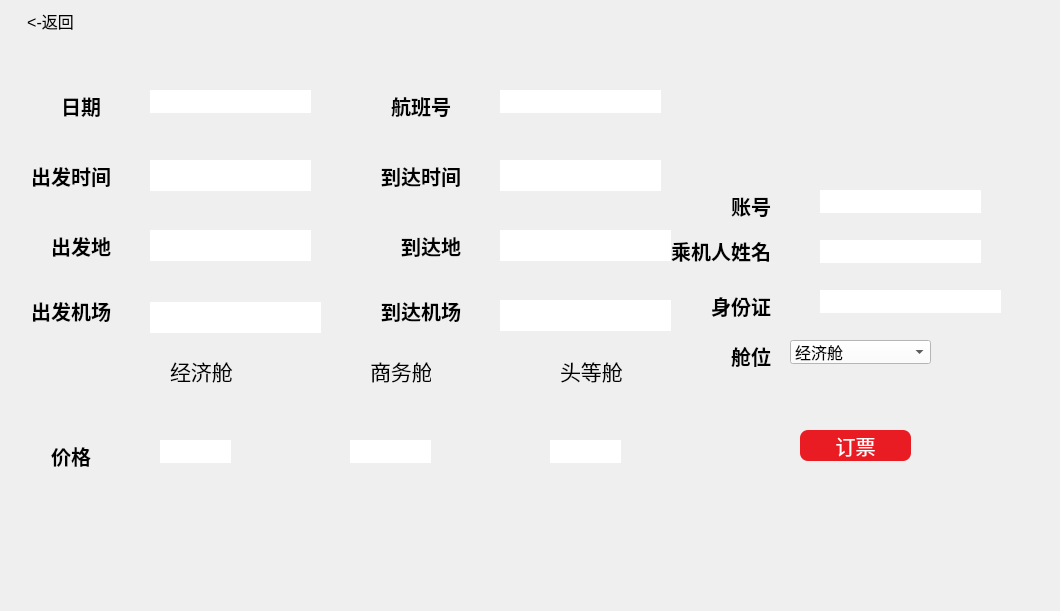
<?xml version="1.0" encoding="UTF-8"?>
<ui version="4.0">
 <class>Customor_DingPao</class>
 <widget class="QWidget" name="Customor_DingPao">
  <property name="geometry">
   <rect>
    <x>0</x>
    <y>0</y>
    <width>1060</width>
    <height>611</height>
   </rect>
  </property>
  <property name="windowTitle">
   <string>Form</string>
  </property>
  <widget class="QLabel" name="label_8">
   <property name="geometry">
    <rect>
     <x>460</x>
     <y>220</y>
     <width>221</width>
     <height>51</height>
    </rect>
   </property>
   <property name="styleSheet">
    <string notr="true">image: url(:/img/icon.10.png);</string>
   </property>
   <property name="text">
    <string/>
   </property>
  </widget>
  <widget class="QLabel" name="label_15">
   <property name="geometry">
    <rect>
     <x>370</x>
     <y>160</y>
     <width>91</width>
     <height>31</height>
    </rect>
   </property>
   <property name="font">
    <font>
     <family>幼圆</family>
     <pointsize>15</pointsize>
     <bold>true</bold>
    </font>
   </property>
   <property name="text">
    <string>到达时间</string>
   </property>
   <property name="alignment">
    <set>Qt::AlignmentFlag::AlignRight|Qt::AlignmentFlag::AlignTrailing|Qt::AlignmentFlag::AlignVCenter</set>
   </property>
  </widget>
  <widget class="QLabel" name="label_12">
   <property name="geometry">
    <rect>
     <x>110</x>
     <y>150</y>
     <width>211</width>
     <height>51</height>
    </rect>
   </property>
   <property name="styleSheet">
    <string notr="true">image: url(:/img/icon.10.png);</string>
   </property>
   <property name="text">
    <string/>
   </property>
  </widget>
  <widget class="QPushButton" name="pushButton">
   <property name="geometry">
    <rect>
     <x>800</x>
     <y>430</y>
     <width>111</width>
     <height>31</height>
    </rect>
   </property>
   <property name="font">
    <font>
     <family>幼圆</family>
     <pointsize>15</pointsize>
    </font>
   </property>
   <property name="styleSheet">
    <string notr="true">QPushButton { 
background-color: rgb(233, 28, 35); 
border-radius: 8px;
 color: rgb(255, 255, 255);
 } 
QPushButton:hover { background-color:rgb(255, 32, 36); }
</string>
   </property>
   <property name="text">
    <string>订票</string>
   </property>
   <property name="icon">
    <iconset theme="audio-card"/>
   </property>
   <property name="checkable">
    <bool>false</bool>
   </property>
   <property name="checked">
    <bool>false</bool>
   </property>
   <property name="autoDefault">
    <bool>false</bool>
   </property>
   <property name="default">
    <bool>false</bool>
   </property>
  </widget>
  <widget class="QLabel" name="label_7">
   <property name="geometry">
    <rect>
     <x>40</x>
     <y>230</y>
     <width>71</width>
     <height>31</height>
    </rect>
   </property>
   <property name="font">
    <font>
     <family>幼圆</family>
     <pointsize>15</pointsize>
     <bold>true</bold>
    </font>
   </property>
   <property name="text">
    <string>出发地</string>
   </property>
   <property name="alignment">
    <set>Qt::AlignmentFlag::AlignRight|Qt::AlignmentFlag::AlignTrailing|Qt::AlignmentFlag::AlignVCenter</set>
   </property>
  </widget>
  <widget class="QLabel" name="label">
   <property name="geometry">
    <rect>
     <x>113</x>
     <y>350</y>
     <width>561</width>
     <height>121</height>
    </rect>
   </property>
   <property name="whatsThis">
    <string>&lt;html&gt;&lt;head/&gt;&lt;body&gt;&lt;p&gt;&lt;img src=&quot;:/img/icon.8.png&quot;/&gt;&lt;/p&gt;&lt;/body&gt;&lt;/html&gt;</string>
   </property>
   <property name="styleSheet">
    <string notr="true"/>
   </property>
   <property name="text">
    <string/>
   </property>
  </widget>
  <widget class="QLabel" name="label_4">
   <property name="geometry">
    <rect>
     <x>50</x>
     <y>440</y>
     <width>41</width>
     <height>31</height>
    </rect>
   </property>
   <property name="font">
    <font>
     <family>幼圆</family>
     <pointsize>15</pointsize>
     <bold>true</bold>
    </font>
   </property>
   <property name="text">
    <string>价格</string>
   </property>
   <property name="alignment">
    <set>Qt::AlignmentFlag::AlignRight|Qt::AlignmentFlag::AlignTrailing|Qt::AlignmentFlag::AlignVCenter</set>
   </property>
  </widget>
  <widget class="QLabel" name="label_9">
   <property name="geometry">
    <rect>
     <x>390</x>
     <y>230</y>
     <width>71</width>
     <height>31</height>
    </rect>
   </property>
   <property name="font">
    <font>
     <family>幼圆</family>
     <pointsize>15</pointsize>
     <bold>true</bold>
    </font>
   </property>
   <property name="text">
    <string>到达地</string>
   </property>
   <property name="alignment">
    <set>Qt::AlignmentFlag::AlignRight|Qt::AlignmentFlag::AlignTrailing|Qt::AlignmentFlag::AlignVCenter</set>
   </property>
  </widget>
  <widget class="QLineEdit" name="lineEditLauTime">
   <property name="enabled">
    <bool>false</bool>
   </property>
   <property name="geometry">
    <rect>
     <x>150</x>
     <y>160</y>
     <width>161</width>
     <height>31</height>
    </rect>
   </property>
   <property name="font">
    <font>
     <family>华文中宋</family>
     <pointsize>14</pointsize>
    </font>
   </property>
   <property name="styleSheet">
    <string notr="true">border:none</string>
   </property>
   <property name="alignment">
    <set>Qt::AlignmentFlag::AlignLeading|Qt::AlignmentFlag::AlignLeft|Qt::AlignmentFlag::AlignVCenter</set>
   </property>
  </widget>
  <widget class="QLabel" name="label_13">
   <property name="geometry">
    <rect>
     <x>460</x>
     <y>150</y>
     <width>221</width>
     <height>51</height>
    </rect>
   </property>
   <property name="styleSheet">
    <string notr="true">image: url(:/img/icon.10.png);</string>
   </property>
   <property name="text">
    <string/>
   </property>
  </widget>
  <widget class="QLabel" name="label_14">
   <property name="geometry">
    <rect>
     <x>20</x>
     <y>160</y>
     <width>91</width>
     <height>31</height>
    </rect>
   </property>
   <property name="font">
    <font>
     <family>幼圆</family>
     <pointsize>15</pointsize>
     <bold>true</bold>
    </font>
   </property>
   <property name="text">
    <string>出发时间</string>
   </property>
   <property name="alignment">
    <set>Qt::AlignmentFlag::AlignRight|Qt::AlignmentFlag::AlignTrailing|Qt::AlignmentFlag::AlignVCenter</set>
   </property>
  </widget>
  <widget class="QLabel" name="label_2">
   <property name="geometry">
    <rect>
     <x>103</x>
     <y>380</y>
     <width>581</width>
     <height>131</height>
    </rect>
   </property>
   <property name="sizePolicy">
    <sizepolicy hsizetype="Ignored" vsizetype="Ignored">
     <horstretch>0</horstretch>
     <verstretch>0</verstretch>
    </sizepolicy>
   </property>
   <property name="whatsThis">
    <string>&lt;html&gt;&lt;head/&gt;&lt;body&gt;&lt;p&gt;&lt;img src=&quot;:/img/icon.8.png&quot;/&gt;&lt;/p&gt;&lt;/body&gt;&lt;/html&gt;</string>
   </property>
   <property name="styleSheet">
    <string notr="true">image: url(:/img/icon.8.png);</string>
   </property>
   <property name="text">
    <string/>
   </property>
   <property name="scaledContents">
    <bool>true</bool>
   </property>
  </widget>
  <widget class="QLabel" name="label_10">
   <property name="geometry">
    <rect>
     <x>110</x>
     <y>80</y>
     <width>211</width>
     <height>51</height>
    </rect>
   </property>
   <property name="styleSheet">
    <string notr="true">image: url(:/img/icon.10.png);</string>
   </property>
   <property name="text">
    <string/>
   </property>
  </widget>
  <widget class="QLineEdit" name="lineEditPrice3">
   <property name="enabled">
    <bool>false</bool>
   </property>
   <property name="geometry">
    <rect>
     <x>550</x>
     <y>440</y>
     <width>71</width>
     <height>23</height>
    </rect>
   </property>
   <property name="font">
    <font>
     <family>幼圆</family>
     <pointsize>14</pointsize>
    </font>
   </property>
   <property name="styleSheet">
    <string notr="true">border:none</string>
   </property>
   <property name="alignment">
    <set>Qt::AlignmentFlag::AlignCenter</set>
   </property>
  </widget>
  <widget class="QLabel" name="label_16">
   <property name="geometry">
    <rect>
     <x>460</x>
     <y>80</y>
     <width>221</width>
     <height>51</height>
    </rect>
   </property>
   <property name="styleSheet">
    <string notr="true">image: url(:/img/icon.9.png);</string>
   </property>
   <property name="text">
    <string/>
   </property>
  </widget>
  <widget class="QLabel" name="label_17">
   <property name="geometry">
    <rect>
     <x>360</x>
     <y>90</y>
     <width>91</width>
     <height>31</height>
    </rect>
   </property>
   <property name="font">
    <font>
     <family>幼圆</family>
     <pointsize>15</pointsize>
     <bold>true</bold>
    </font>
   </property>
   <property name="text">
    <string>航班号</string>
   </property>
   <property name="alignment">
    <set>Qt::AlignmentFlag::AlignRight|Qt::AlignmentFlag::AlignTrailing|Qt::AlignmentFlag::AlignVCenter</set>
   </property>
  </widget>
  <widget class="QLabel" name="label_5">
   <property name="geometry">
    <rect>
     <x>710</x>
     <y>340</y>
     <width>61</width>
     <height>31</height>
    </rect>
   </property>
   <property name="font">
    <font>
     <family>幼圆</family>
     <pointsize>15</pointsize>
     <bold>true</bold>
    </font>
   </property>
   <property name="text">
    <string>舱位</string>
   </property>
   <property name="alignment">
    <set>Qt::AlignmentFlag::AlignRight|Qt::AlignmentFlag::AlignTrailing|Qt::AlignmentFlag::AlignVCenter</set>
   </property>
  </widget>
  <widget class="QLabel" name="label_11">
   <property name="geometry">
    <rect>
     <x>10</x>
     <y>90</y>
     <width>91</width>
     <height>31</height>
    </rect>
   </property>
   <property name="font">
    <font>
     <family>幼圆</family>
     <pointsize>15</pointsize>
     <bold>true</bold>
    </font>
   </property>
   <property name="text">
    <string>日期</string>
   </property>
   <property name="alignment">
    <set>Qt::AlignmentFlag::AlignRight|Qt::AlignmentFlag::AlignTrailing|Qt::AlignmentFlag::AlignVCenter</set>
   </property>
  </widget>
  <widget class="QLineEdit" name="lineEditPrice2">
   <property name="enabled">
    <bool>false</bool>
   </property>
   <property name="geometry">
    <rect>
     <x>350</x>
     <y>440</y>
     <width>81</width>
     <height>23</height>
    </rect>
   </property>
   <property name="font">
    <font>
     <family>幼圆</family>
     <pointsize>14</pointsize>
    </font>
   </property>
   <property name="styleSheet">
    <string notr="true">border:none</string>
   </property>
   <property name="alignment">
    <set>Qt::AlignmentFlag::AlignCenter</set>
   </property>
  </widget>
  <widget class="QLabel" name="label_6">
   <property name="geometry">
    <rect>
     <x>110</x>
     <y>210</y>
     <width>211</width>
     <height>81</height>
    </rect>
   </property>
   <property name="styleSheet">
    <string notr="true">image: url(:/img/icon.9.png);</string>
   </property>
   <property name="text">
    <string/>
   </property>
  </widget>
  <widget class="QLineEdit" name="lineEditCode">
   <property name="enabled">
    <bool>false</bool>
   </property>
   <property name="geometry">
    <rect>
     <x>500</x>
     <y>90</y>
     <width>161</width>
     <height>23</height>
    </rect>
   </property>
   <property name="font">
    <font>
     <family>华文中宋</family>
     <pointsize>14</pointsize>
    </font>
   </property>
   <property name="styleSheet">
    <string notr="true">border:none</string>
   </property>
   <property name="alignment">
    <set>Qt::AlignmentFlag::AlignLeading|Qt::AlignmentFlag::AlignLeft|Qt::AlignmentFlag::AlignVCenter</set>
   </property>
  </widget>
  <widget class="QLabel" name="label_18">
   <property name="geometry">
    <rect>
     <x>680</x>
     <y>290</y>
     <width>91</width>
     <height>31</height>
    </rect>
   </property>
   <property name="font">
    <font>
     <family>幼圆</family>
     <pointsize>15</pointsize>
     <bold>true</bold>
    </font>
   </property>
   <property name="text">
    <string>身份证</string>
   </property>
   <property name="alignment">
    <set>Qt::AlignmentFlag::AlignRight|Qt::AlignmentFlag::AlignTrailing|Qt::AlignmentFlag::AlignVCenter</set>
   </property>
  </widget>
  <widget class="QLabel" name="label_22">
   <property name="geometry">
    <rect>
     <x>780</x>
     <y>280</y>
     <width>221</width>
     <height>51</height>
    </rect>
   </property>
   <property name="styleSheet">
    <string notr="true">image: url(:/img/icon.10.png);</string>
   </property>
   <property name="text">
    <string/>
   </property>
  </widget>
  <widget class="QLabel" name="label_23">
   <property name="geometry">
    <rect>
     <x>780</x>
     <y>230</y>
     <width>221</width>
     <height>51</height>
    </rect>
   </property>
   <property name="styleSheet">
    <string notr="true">image: url(:/img/icon.10.png);</string>
   </property>
   <property name="text">
    <string/>
   </property>
  </widget>
  <widget class="QLabel" name="label_20">
   <property name="geometry">
    <rect>
     <x>640</x>
     <y>230</y>
     <width>131</width>
     <height>41</height>
    </rect>
   </property>
   <property name="font">
    <font>
     <family>幼圆</family>
     <pointsize>15</pointsize>
     <bold>true</bold>
    </font>
   </property>
   <property name="text">
    <string>乘机人姓名</string>
   </property>
   <property name="alignment">
    <set>Qt::AlignmentFlag::AlignRight|Qt::AlignmentFlag::AlignTrailing|Qt::AlignmentFlag::AlignVCenter</set>
   </property>
  </widget>
  <widget class="QLineEdit" name="lineEditArrTime">
   <property name="enabled">
    <bool>false</bool>
   </property>
   <property name="geometry">
    <rect>
     <x>500</x>
     <y>160</y>
     <width>161</width>
     <height>31</height>
    </rect>
   </property>
   <property name="font">
    <font>
     <family>华文中宋</family>
     <pointsize>14</pointsize>
    </font>
   </property>
   <property name="styleSheet">
    <string notr="true">border:none</string>
   </property>
   <property name="alignment">
    <set>Qt::AlignmentFlag::AlignLeading|Qt::AlignmentFlag::AlignLeft|Qt::AlignmentFlag::AlignVCenter</set>
   </property>
  </widget>
  <widget class="QLineEdit" name="lineEditDate">
   <property name="enabled">
    <bool>false</bool>
   </property>
   <property name="geometry">
    <rect>
     <x>150</x>
     <y>90</y>
     <width>161</width>
     <height>23</height>
    </rect>
   </property>
   <property name="font">
    <font>
     <family>华文中宋</family>
     <pointsize>14</pointsize>
    </font>
   </property>
   <property name="styleSheet">
    <string notr="true">border:none</string>
   </property>
   <property name="alignment">
    <set>Qt::AlignmentFlag::AlignLeading|Qt::AlignmentFlag::AlignLeft|Qt::AlignmentFlag::AlignVCenter</set>
   </property>
  </widget>
  <widget class="QLineEdit" name="lineEditLauCity">
   <property name="enabled">
    <bool>false</bool>
   </property>
   <property name="geometry">
    <rect>
     <x>150</x>
     <y>230</y>
     <width>161</width>
     <height>31</height>
    </rect>
   </property>
   <property name="font">
    <font>
     <family>华文中宋</family>
     <pointsize>20</pointsize>
    </font>
   </property>
   <property name="styleSheet">
    <string notr="true">border:none</string>
   </property>
   <property name="alignment">
    <set>Qt::AlignmentFlag::AlignLeading|Qt::AlignmentFlag::AlignLeft|Qt::AlignmentFlag::AlignVCenter</set>
   </property>
  </widget>
  <widget class="QLineEdit" name="lineEditPrice1">
   <property name="enabled">
    <bool>false</bool>
   </property>
   <property name="geometry">
    <rect>
     <x>160</x>
     <y>440</y>
     <width>71</width>
     <height>23</height>
    </rect>
   </property>
   <property name="font">
    <font>
     <family>幼圆</family>
     <pointsize>14</pointsize>
    </font>
   </property>
   <property name="styleSheet">
    <string notr="true">border:none</string>
   </property>
   <property name="alignment">
    <set>Qt::AlignmentFlag::AlignCenter</set>
   </property>
  </widget>
  <widget class="QLineEdit" name="lineEditName">
   <property name="geometry">
    <rect>
     <x>820</x>
     <y>240</y>
     <width>161</width>
     <height>23</height>
    </rect>
   </property>
   <property name="font">
    <font>
     <family>幼圆</family>
     <pointsize>14</pointsize>
    </font>
   </property>
   <property name="styleSheet">
    <string notr="true">border:none</string>
   </property>
   <property name="alignment">
    <set>Qt::AlignmentFlag::AlignLeading|Qt::AlignmentFlag::AlignLeft|Qt::AlignmentFlag::AlignVCenter</set>
   </property>
  </widget>
  <widget class="QLineEdit" name="lineEditSfz">
   <property name="geometry">
    <rect>
     <x>820</x>
     <y>290</y>
     <width>181</width>
     <height>23</height>
    </rect>
   </property>
   <property name="font">
    <font>
     <family>幼圆</family>
     <pointsize>14</pointsize>
    </font>
   </property>
   <property name="styleSheet">
    <string notr="true">border:none</string>
   </property>
   <property name="alignment">
    <set>Qt::AlignmentFlag::AlignLeading|Qt::AlignmentFlag::AlignLeft|Qt::AlignmentFlag::AlignVCenter</set>
   </property>
  </widget>
  <widget class="QLineEdit" name="lineEditArrCity">
   <property name="enabled">
    <bool>false</bool>
   </property>
   <property name="geometry">
    <rect>
     <x>500</x>
     <y>230</y>
     <width>171</width>
     <height>31</height>
    </rect>
   </property>
   <property name="font">
    <font>
     <family>华文中宋</family>
     <pointsize>20</pointsize>
    </font>
   </property>
   <property name="styleSheet">
    <string notr="true">border:none</string>
   </property>
   <property name="alignment">
    <set>Qt::AlignmentFlag::AlignLeading|Qt::AlignmentFlag::AlignLeft|Qt::AlignmentFlag::AlignVCenter</set>
   </property>
  </widget>
  <widget class="QPushButton" name="pushButtonBack">
   <property name="geometry">
    <rect>
     <x>0</x>
     <y>0</y>
     <width>101</width>
     <height>41</height>
    </rect>
   </property>
   <property name="font">
    <font>
     <family>Microsoft YaHei UI</family>
     <pointsize>12</pointsize>
     <italic>false</italic>
     <bold>false</bold>
     <underline>false</underline>
     <strikeout>false</strikeout>
     <kerning>true</kerning>
    </font>
   </property>
   <property name="cursor">
    <cursorShape>ArrowCursor</cursorShape>
   </property>
   <property name="mouseTracking">
    <bool>true</bool>
   </property>
   <property name="styleSheet">
    <string notr="true">QPushButton { background-color: none; border-radius: 3px; color: black; } 
QPushButton:hover { background-color:rgb(233, 182, 163); }
</string>
   </property>
   <property name="text">
    <string>&lt;-返回</string>
   </property>
  </widget>
  <widget class="QLabel" name="label_3">
   <property name="geometry">
    <rect>
     <x>110</x>
     <y>180</y>
     <width>231</width>
     <height>131</height>
    </rect>
   </property>
   <property name="styleSheet">
    <string notr="true"/>
   </property>
   <property name="text">
    <string/>
   </property>
  </widget>
  <widget class="QComboBox" name="seat">
   <property name="geometry">
    <rect>
     <x>790</x>
     <y>340</y>
     <width>141</width>
     <height>24</height>
    </rect>
   </property>
   <property name="font">
    <font>
     <pointsize>12</pointsize>
    </font>
   </property>
   <property name="styleSheet">
    <string notr="true">background-color: rgb(253, 253, 253);</string>
   </property>
   <item>
    <property name="text">
     <string>经济舱</string>
    </property>
   </item>
   <item>
    <property name="text">
     <string>商务舱</string>
    </property>
   </item>
   <item>
    <property name="text">
     <string>头等舱</string>
    </property>
   </item>
  </widget>
  <widget class="QLabel" name="label_21">
   <property name="geometry">
    <rect>
     <x>170</x>
     <y>350</y>
     <width>71</width>
     <height>41</height>
    </rect>
   </property>
   <property name="font">
    <font>
     <family>幼圆</family>
     <pointsize>16</pointsize>
    </font>
   </property>
   <property name="text">
    <string>经济舱</string>
   </property>
  </widget>
  <widget class="QLabel" name="label_24">
   <property name="geometry">
    <rect>
     <x>370</x>
     <y>350</y>
     <width>61</width>
     <height>41</height>
    </rect>
   </property>
   <property name="font">
    <font>
     <family>幼圆</family>
     <pointsize>16</pointsize>
    </font>
   </property>
   <property name="text">
    <string>商务舱</string>
   </property>
  </widget>
  <widget class="QLabel" name="label_25">
   <property name="geometry">
    <rect>
     <x>560</x>
     <y>350</y>
     <width>71</width>
     <height>41</height>
    </rect>
   </property>
   <property name="font">
    <font>
     <family>幼圆</family>
     <pointsize>16</pointsize>
    </font>
   </property>
   <property name="text">
    <string>头等舱</string>
   </property>
  </widget>
  <widget class="QLabel" name="label_19">
   <property name="geometry">
    <rect>
     <x>0</x>
     <y>290</y>
     <width>111</width>
     <height>41</height>
    </rect>
   </property>
   <property name="font">
    <font>
     <family>幼圆</family>
     <pointsize>15</pointsize>
     <bold>true</bold>
    </font>
   </property>
   <property name="text">
    <string>出发机场</string>
   </property>
   <property name="alignment">
    <set>Qt::AlignmentFlag::AlignRight|Qt::AlignmentFlag::AlignTrailing|Qt::AlignmentFlag::AlignVCenter</set>
   </property>
  </widget>
  <widget class="QLabel" name="label_26">
   <property name="geometry">
    <rect>
     <x>110</x>
     <y>280</y>
     <width>211</width>
     <height>81</height>
    </rect>
   </property>
   <property name="styleSheet">
    <string notr="true">image: url(:/img/icon.9.png);</string>
   </property>
   <property name="text">
    <string/>
   </property>
  </widget>
  <widget class="QLabel" name="label_27">
   <property name="geometry">
    <rect>
     <x>360</x>
     <y>290</y>
     <width>101</width>
     <height>41</height>
    </rect>
   </property>
   <property name="font">
    <font>
     <family>幼圆</family>
     <pointsize>15</pointsize>
     <bold>true</bold>
    </font>
   </property>
   <property name="text">
    <string>到达机场</string>
   </property>
   <property name="alignment">
    <set>Qt::AlignmentFlag::AlignRight|Qt::AlignmentFlag::AlignTrailing|Qt::AlignmentFlag::AlignVCenter</set>
   </property>
  </widget>
  <widget class="QLabel" name="label_28">
   <property name="geometry">
    <rect>
     <x>460</x>
     <y>280</y>
     <width>211</width>
     <height>81</height>
    </rect>
   </property>
   <property name="styleSheet">
    <string notr="true">image: url(:/img/icon.9.png);</string>
   </property>
   <property name="text">
    <string/>
   </property>
  </widget>
  <widget class="QLineEdit" name="lineEditLauPort">
   <property name="enabled">
    <bool>false</bool>
   </property>
   <property name="geometry">
    <rect>
     <x>150</x>
     <y>302</y>
     <width>171</width>
     <height>31</height>
    </rect>
   </property>
   <property name="font">
    <font>
     <family>华文中宋</family>
     <pointsize>14</pointsize>
    </font>
   </property>
   <property name="styleSheet">
    <string notr="true">border:none</string>
   </property>
   <property name="alignment">
    <set>Qt::AlignmentFlag::AlignLeading|Qt::AlignmentFlag::AlignLeft|Qt::AlignmentFlag::AlignVCenter</set>
   </property>
  </widget>
  <widget class="QLineEdit" name="lineEditArrPort">
   <property name="enabled">
    <bool>false</bool>
   </property>
   <property name="geometry">
    <rect>
     <x>500</x>
     <y>300</y>
     <width>171</width>
     <height>31</height>
    </rect>
   </property>
   <property name="font">
    <font>
     <family>华文中宋</family>
     <pointsize>14</pointsize>
    </font>
   </property>
   <property name="styleSheet">
    <string notr="true">border:none</string>
   </property>
   <property name="alignment">
    <set>Qt::AlignmentFlag::AlignLeading|Qt::AlignmentFlag::AlignLeft|Qt::AlignmentFlag::AlignVCenter</set>
   </property>
  </widget>
  <widget class="QLabel" name="label_29">
   <property name="geometry">
    <rect>
     <x>680</x>
     <y>190</y>
     <width>91</width>
     <height>31</height>
    </rect>
   </property>
   <property name="font">
    <font>
     <family>幼圆</family>
     <pointsize>15</pointsize>
     <bold>true</bold>
    </font>
   </property>
   <property name="text">
    <string>账号</string>
   </property>
   <property name="alignment">
    <set>Qt::AlignmentFlag::AlignRight|Qt::AlignmentFlag::AlignTrailing|Qt::AlignmentFlag::AlignVCenter</set>
   </property>
  </widget>
  <widget class="QLabel" name="label_30">
   <property name="geometry">
    <rect>
     <x>780</x>
     <y>180</y>
     <width>221</width>
     <height>51</height>
    </rect>
   </property>
   <property name="styleSheet">
    <string notr="true">image: url(:/img/icon.10.png);</string>
   </property>
   <property name="text">
    <string/>
   </property>
  </widget>
  <widget class="QLineEdit" name="lineEditAccount">
   <property name="enabled">
    <bool>false</bool>
   </property>
   <property name="geometry">
    <rect>
     <x>820</x>
     <y>190</y>
     <width>161</width>
     <height>23</height>
    </rect>
   </property>
   <property name="font">
    <font>
     <family>幼圆</family>
     <pointsize>14</pointsize>
    </font>
   </property>
   <property name="styleSheet">
    <string notr="true">border:none</string>
   </property>
   <property name="alignment">
    <set>Qt::AlignmentFlag::AlignLeading|Qt::AlignmentFlag::AlignLeft|Qt::AlignmentFlag::AlignVCenter</set>
   </property>
  </widget>
  <zorder>label_3</zorder>
  <zorder>label_8</zorder>
  <zorder>label_15</zorder>
  <zorder>label_12</zorder>
  <zorder>pushButton</zorder>
  <zorder>label_7</zorder>
  <zorder>label</zorder>
  <zorder>label_4</zorder>
  <zorder>label_9</zorder>
  <zorder>lineEditLauTime</zorder>
  <zorder>label_13</zorder>
  <zorder>label_14</zorder>
  <zorder>label_2</zorder>
  <zorder>label_10</zorder>
  <zorder>lineEditPrice3</zorder>
  <zorder>label_16</zorder>
  <zorder>label_17</zorder>
  <zorder>label_5</zorder>
  <zorder>label_11</zorder>
  <zorder>lineEditPrice2</zorder>
  <zorder>label_6</zorder>
  <zorder>lineEditCode</zorder>
  <zorder>label_18</zorder>
  <zorder>label_22</zorder>
  <zorder>label_23</zorder>
  <zorder>label_20</zorder>
  <zorder>lineEditArrTime</zorder>
  <zorder>lineEditDate</zorder>
  <zorder>lineEditLauCity</zorder>
  <zorder>lineEditPrice1</zorder>
  <zorder>lineEditName</zorder>
  <zorder>lineEditSfz</zorder>
  <zorder>lineEditArrCity</zorder>
  <zorder>pushButtonBack</zorder>
  <zorder>seat</zorder>
  <zorder>label_21</zorder>
  <zorder>label_24</zorder>
  <zorder>label_25</zorder>
  <zorder>label_19</zorder>
  <zorder>label_26</zorder>
  <zorder>label_27</zorder>
  <zorder>label_28</zorder>
  <zorder>lineEditLauPort</zorder>
  <zorder>lineEditArrPort</zorder>
  <zorder>label_29</zorder>
  <zorder>label_30</zorder>
  <zorder>lineEditAccount</zorder>
 </widget>
 <resources/>
 <connections/>
</ui>
